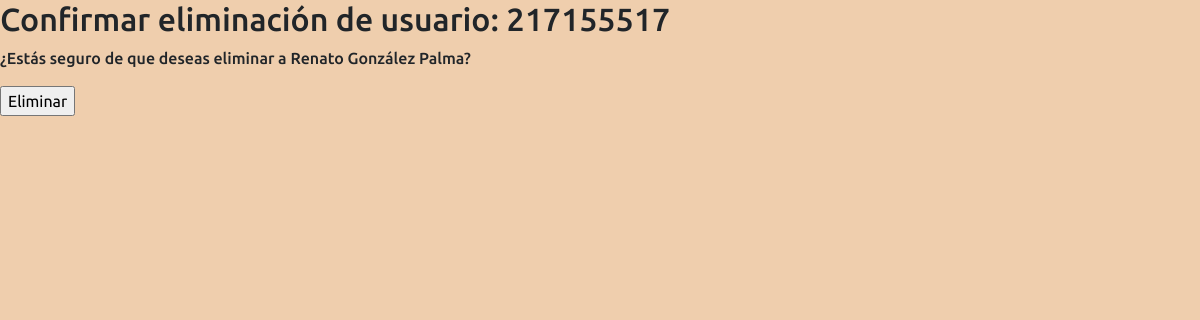
Page /clientes/administrador_eliminacion_usaurio/217155517/ on the committed database.
### clientes/models.py (models this page shows, shortened)
class Usuario(models.Model):
    rut = models.CharField(primary_key=True,max_length=10)
    nombre = models.CharField(max_length=30)
    apellido_paterno = models.CharField(max_length=30)
    apellido_materno = models.CharField(max_length=30)
    fecha_nacimiento = models.DateField(blank=False, null=False)
    id_empresa_asociada = models.ForeignKey('Empresa',on_delete=models.CASCADE, db_column='id_empresa')
    correo = models.EmailField(unique=True, max_length=150, blank=True, null=True)
    telefono = models.CharField(max_length=9)
    direccion = models.CharField(max_length=50, blank=True, null=True)
    activo = models.IntegerField(default=1)

### clientes/views.py (the view)
# urls.py: path('administrador_eliminacion_usaurio/<str:user_rut>/', views.administrador_eliminacion_usaurio, name='administrador_eliminacion_usaurio'),
def administrador_eliminacion_usaurio(request, user_rut):
    usuario = get_object_or_404(Usuario, rut=user_rut)
    if request.method == 'POST':
        usuario.delete()
        return redirect('crud')
    return render(request, 'administrador/eliminar_usuario.html', {'usuario':usuario})

### clientes/templates/administrador/eliminar_usuario.html (shortened to what this page needs)
{% extends '../clientes_base.html' %}
{% load static %}
{% block content %}
<head>
</head>
    <h2>Confirmar eliminación de usuario: {{ usuario.rut }}</h2>
    <form method="post">
        <p>¿Estás seguro de que deseas eliminar a {{ usuario.nombre }} {{ usuario.apellido_paterno }} {{ usuario.apellido_materno }}?</p>
        <input type="submit" value="Eliminar">
    </form>
{% endblock %}

### static/css/base_styles.css (style rules this page uses)
.font { font-family: "Ubuntu", sans-serif; font-weight: 500; font-style: normal; }
#bd-color-background { background-color: #efcead !important; }

### rows in the picture
Usuario: rut "217155517", nombre "Renato", apellido_paterno "González", apellido_materno "Palma"
